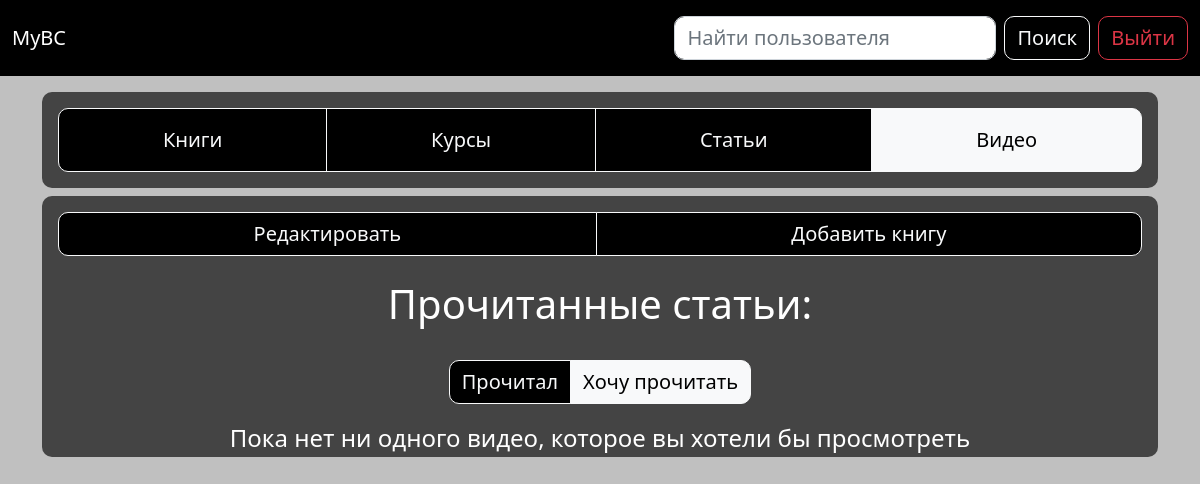
The page /qwerty/future_videos/ (signed in) on the database as committed earlier.
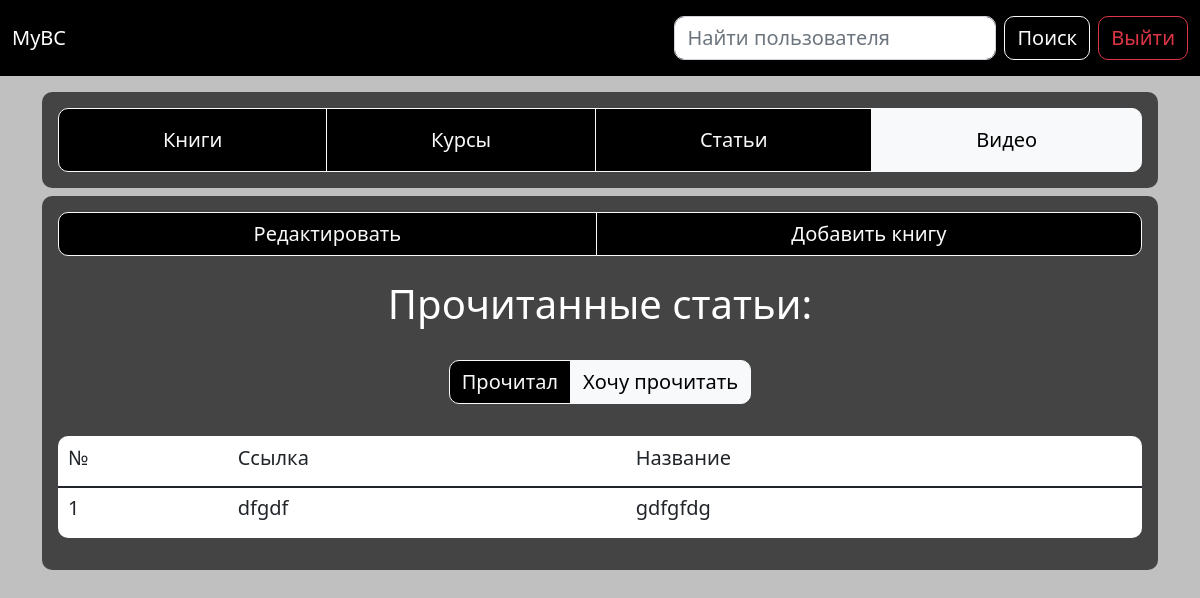
The same page on the database as committed later.
### app/models.py (models this page shows, shortened)
class WantVideos(models.Model):
	user = models.ForeignKey(User, on_delete=models.CASCADE)
	title = models.CharField(max_length=100)
	link = models.TextField()
	class Meta:
		verbose_name = 'Видео, которое буду смотреть'
		verbose_name_plural = 'Видео, которые буду смотреть'

### app/views.py (the view, shortened to what this page needs)
# urls.py: path('<username>/future_videos/', views.want_videos, name='future_videos'),
def want_videos(request, username):
	if request.user.is_authenticated:
		username = request.user
	username = User.objects.get(username=username)
	form_want_video = WantVideosForm
	if request.method == 'POST' and 'delete_video' in request.POST:
		delete_id = request.POST['delete_video']
		WantVideos.objects.filter(id=delete_id).delete()
	try:
		want_videos = WantVideos.objects.filter(user=username)
	except WantVideos.DoesNotExist:
		want_videos = None
	return render(request, 'want_videos.html', {'want_videos': want_videos,
		'form_want_video': form_want_video, 'username': username})

### templates/want_videos.html (shortened to what this page needs)
{% extends "base.html" %}
{% load static %}
{% block content %}
	<main>
		<section class="subheader">
			<div class="container">
				<div class="submodule mt-3 mb-2">
					<div class="btn-group w-100 p-3">
						<a href="{% url 'books' username %}" class="btn btn-outline-light p-3">Книги</a>
						<a href="{% url 'courses' username %}" class="btn btn-outline-light p-3">Курсы</a>
						<a href="{% url 'articles' username %}" class="btn btn-outline-light p-3">Статьи</a>
						<a href="{% url 'videos' username %}" class="btn btn-outline-light p-3 active" aria-current="page">Видео</a>
					</div>
				</div>
			</div>
		</section>
		<section class="common_field">
			<div class="container">
				<div class="alignment">
					{% if user.is_authenticated %}
						<div class="btn-group p-3 w-100">
							<button id="redact" class="btn btn-outline-light btn_redact" onclick="redact()">Редактировать</button>
							<button class="btn btn-outline-light btn_book" onclick="openForm()">Добавить книгу</button>
						</div>
					{% endif %}
					<h1 class="text-center text-white p-2">Прочитанные статьи:</h1>
					<div class="text-center">
						<div class="btn-group p-3 w-40">
							<a href="{% url 'videos' username %}" class="btn btn-outline-light">Прочитал</a>
							<a href="{% url 'future_videos' username %}" class="btn btn-outline-light active">Хочу прочитать</a>
						</div>
					</div>
					{% if want_videos %}
							<div class="p-3">
								<table class="table text-break ml-3 table-hover text-dark border-bottom-0">
									<thead>
								    	<tr>
								      		<th scope="col"><h5>№</h5></th>
								      		<th scope="col"><h5>Ссылка</h5></th>
								      		<th scope="col"><h5>Название</h5></th>
								    	</tr>
								  	</thead>
								  	<tbody>
								  		{% for want_video in want_videos %}
										    <tr>
										      	<th scope="row"><h5>{{ forloop.counter }}</h5></th>
										      	<td><h5>{{ want_video.link }}</h5></td>
										      	<td><h5>{{ want_video.title }}</h5></td>
										    </tr>
									    {% endfor %}
								  	</tbody>
								</table>
							</div>
					{% else %}
						<p class="h4 text-center text-white p-1">Пока нет ни одного видео, которое вы хотели бы просмотреть</p>
					{% endif %}
				</div>
			</div>
		</section>
	</main>
{% endblock %}

Rows that differ between the two databases and show on the page:
added WantVideos: link "dfgdf", title "gdfgfdg"
Other text that changed with them:
text no longer shown: "Пока нет ни одного видео, которое вы хотели бы просмотреть"
text now shown: "№ Ссылка Название"
